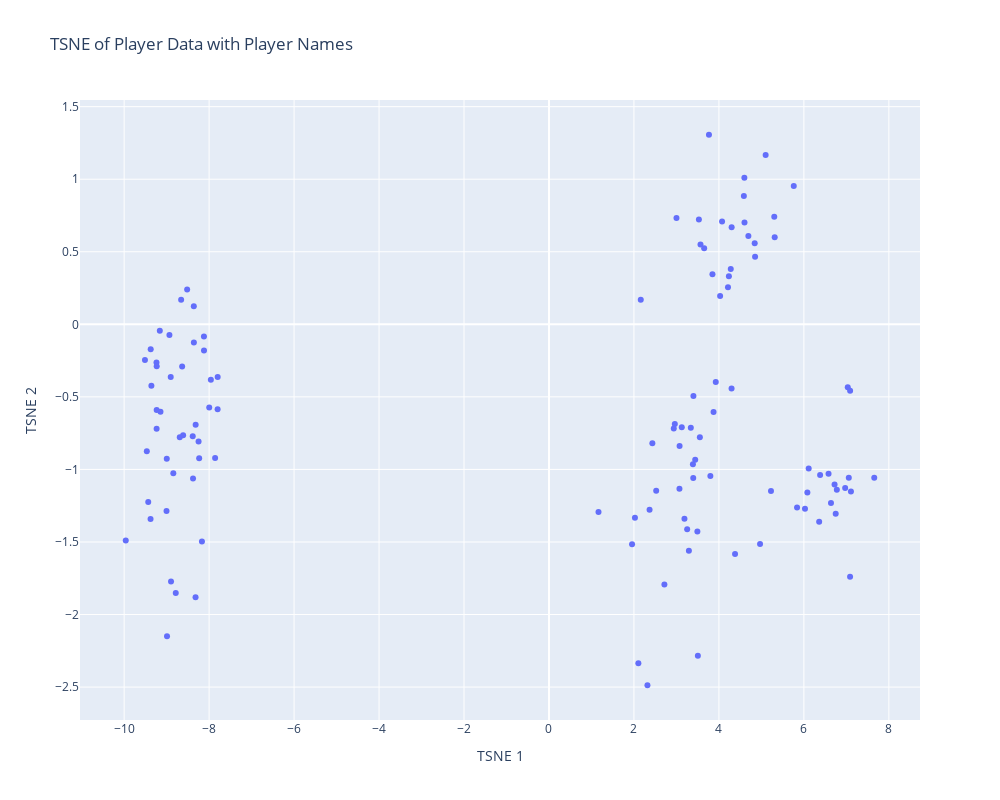

Notebook code cell kept with this figure:
### Code cell
from sklearn.manifold import TSNE

# We'll use the already standardized features from the PCA example
tsne = TSNE(n_components=2, verbose=1, perplexity=40, n_iter=300)
tsne_results = tsne.fit_transform(features)

tsneDf = pd.DataFrame(data=tsne_results, columns=['TSNE 1', 'TSNE 2'])

tsneDf['player_name'] = df['player_name'].values

# Using Plotly for an interactive scatter plot
fig = px.scatter(tsneDf, x='TSNE 1', y='TSNE 2',
                 hover_name='player_name',
                 title='TSNE of Player Data with Player Names')

# Adjust the figure size
fig.update_layout(width=1000, height=800)  # Adjust the size as needed

# Hide the player_name from being constantly displayed
fig.update_traces(textposition='top center', mode='markers')

fig.show()

### Figure 1 — Plotly figure (JSON) as saved in the notebook; plotly's stock layout.template omitted (floating-point values rounded to 4 significant figures)
{"data": [{"hovertemplate": "<b>%{hovertext}</b><br><br>TSNE 1=%{x}<br>TSNE 2=%{y}<extra></extra>", "hovertext": ["suchislife", "sneyking", "tofu", "cr1t", "mc", "aui2", "mellojul", "insania", "dm", "noname73562326", "boxi", "All muted", "noname86698277.0", "arteezy", "puppey", "ceb", "seleri", "bzm", "malady", "fng", "topson", "fly", "xnova", "noname94738847", "noname94786276", "ace", "timado", "skiter", "fy", "thiolicor", "larl", "noname106863163", "ori", "wzayac", "suma1l", "miposhka", "nefrit", "sololeveling", "dyrachyo", "destroyed", "bach", "noname119576842", "squad1x", "respect", "nightfall", "v1olent", "saberlight", "crystallis", "xxs", "sonmorre", "noname136421659", "whitemon", "xm", "noname137193239", "pyw", "jt", "davailama", "noname140288368", "dy", "sayuw", "zeal", "monet", "m1cke", "abed", "knight", "fbz", "xinq", "scofield", "yftx", "9class", "ljcute", "k1", "miero", "yuragi", "cloud", "kiritych", "nothingtosay", "swedenstrong", "atf", "freestariybog", "lou", "kitrak", "boom", "shigetsu", "noticed", "noname199222238", "nisha", "noname202217968", "malik", "ghost", "boboka", "quinn", "noname228516683", "ekki", "noname238239590", "mira", "kordan", "wisper", "noname295697470", "collapse", "chirajunior", "noname317880638", "yatoro", "yopaj", "wild", "pure", "ari", "sanctity", "taiga", "torontotokyo", "gpk", "malr1ne", "ame", "munkushi", "daze"], "legendgroup": "", "marker": {"color": "#636efa", "symbol": "circle"}, "mode": "markers", "name": "", "orientation": "v", "showlegend": false, "textposition": "top center", "type": "scatter", "x": [-8.843, -8.122, -8.904, -9.358, 2.523, -8.517, 3.566, -8.359, 2.717, 3.071, -9.239, -7.8, 3.799, 6.36, -8.691, -8.658, -8.36, 4.074, -8.248, -7.997, 4.213, -8.317, -7.799, 2.367, 1.165, 3.493, 5.839, 6.58, -9.51, -9.235, 4.602, 3.653, 4.587, -8.635, 3.001, -7.959, 3.396, 3.848, 6.026, 3.252, 3.074, -8.785, 5.313, -8.234, 6.776, 7.656, 3.388, 5.226, 3.442, 4.599, -8.319, -8.612, 4.279, 2.317, -8.991, 3.551, 2.962, 2.433, -8.386, -8.934, 1.955, 6.971, 6.082, 4.693, 7.087, 3.293, -9.16, -9.379, -7.859, -8.997, 4.298, 7.108, 3.126, 6.382, 3.189, 6.722, 3.529, -9.234, 3.873, 4.379, 6.749, -8.379, 3.338, 6.638, 3.4, 2.104, 4.851, 3.504, 2.023, 4.968, -9.375, 4.235, 2.16, -9.003, 3.766, -9.236, 4.028, 2.938, -9.433, 3.926, 4.3, -9.145, 7.057, 4.842, -8.169, 6.113, -9.466, 5.1, -8.897, -8.121, 5.303, 5.762, 7.033, 7.088, -9.962], "xaxis": "x", "y": [-1.026, -0.08395, -0.3624, -0.4241, -1.147, 0.2408, 0.5494, -0.1248, -1.792, -1.133, -0.263, -0.5852, -1.046, -1.361, -0.778, 0.1701, 0.1244, 0.7091, -0.8075, -0.5727, 0.2552, -0.6929, -0.3627, -1.278, -1.294, -1.428, -1.263, -1.03, -0.2467, -0.5902, 0.7023, 0.5242, 0.884, -0.29, 0.7324, -0.3819, -1.059, 0.3442, -1.27, -1.412, -0.8383, -1.852, 0.6006, -0.9224, -1.14, -1.057, -0.9642, -1.149, -0.9336, 1.011, -1.88, -0.7648, 0.3816, -2.487, -2.15, -0.7777, -0.6876, -0.8192, -0.7719, -0.07366, -1.515, -1.129, -1.16, 0.6092, -1.74, -1.561, -0.04467, -1.341, -0.9212, -0.927, -0.4428, -1.152, -0.7095, -1.039, -1.34, -1.103, 0.7215, -0.2897, -0.6035, -1.583, -1.306, -1.062, -0.7136, -1.231, -0.494, -2.335, 0.4661, -2.283, -1.332, -1.514, -0.1722, 0.3308, 0.1693, -1.286, 1.306, -0.7195, 0.1947, -0.7188, -1.224, -0.3974, 0.6683, -0.6034, -1.057, 0.5588, -1.497, -0.9944, -0.8752, 1.168, -1.773, -0.1809, 0.7407, 0.9524, -0.4336, -0.4586, -1.491], "yaxis": "y"}], "layout": {"height": 800, "legend": {"tracegroupgap": 0}, "title": {"text": "TSNE of Player Data with Player Names"}, "width": 1000, "xaxis": {"anchor": "y", "autorange": true, "domain": [0, 1], "range": [-11.04, 8.733], "title": {"text": "TSNE 1"}, "type": "linear"}, "yaxis": {"anchor": "x", "autorange": true, "domain": [0, 1], "range": [-2.727, 1.546], "title": {"text": "TSNE 2"}, "type": "linear"}}}
